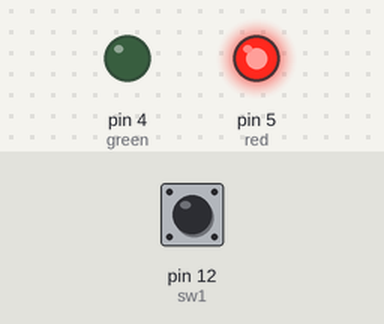
Bench run of a sketch on a simulated Arduino Uno, built with avr-gcc and run on an emulated ATmega328P. Shown: output pins drawn as LEDs (lit = HIGH). The test bench sets the inputs (shaded band); at power-on: pin 12 (sw1) LOW.

Above: at 0.1 s.
Timing chart, 0 to 1.6 s (numbered marks = the images above):
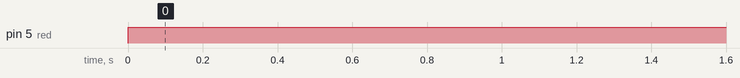

Measured:
- by itself, pin 5 (red): LOW → HIGH at 0.00 s

The sketch:

switchComboLock.ino
```cpp
const int sw1=12;
const int sw2=11;
const int sw3=10;
const int sw4=9;
const int red=5;
const int green=4;

void setup(){
  pinMode(sw1,INPUT);
  pinMode(sw2,INPUT);
  pinMode(sw3,INPUT);
  pinMode(sw4,INPUT);
  pinMode(red,OUTPUT);
  pinMode(green,OUTPUT);
}
void loop(){
  if (digitalRead(sw1)==HIGH && digitalRead(sw3)==HIGH && digitalRead(sw2)==LOW && digitalRead(sw4)==LOW){
    digitalWrite(green,HIGH);
    digitalWrite(red,LOW);
  }
  else{
    digitalWrite(red,HIGH);
  	digitalWrite(green,LOW);
  }
}
```
